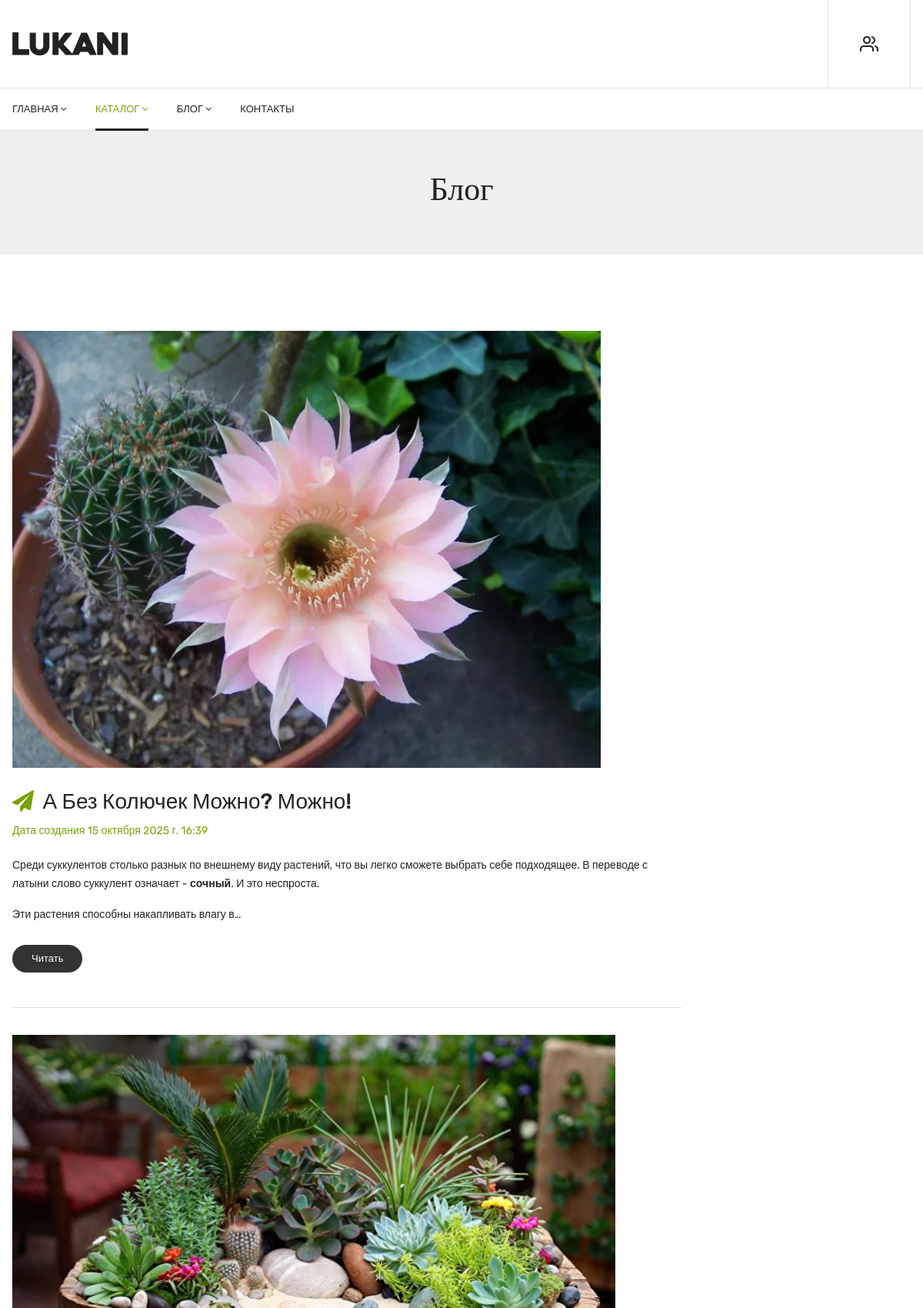
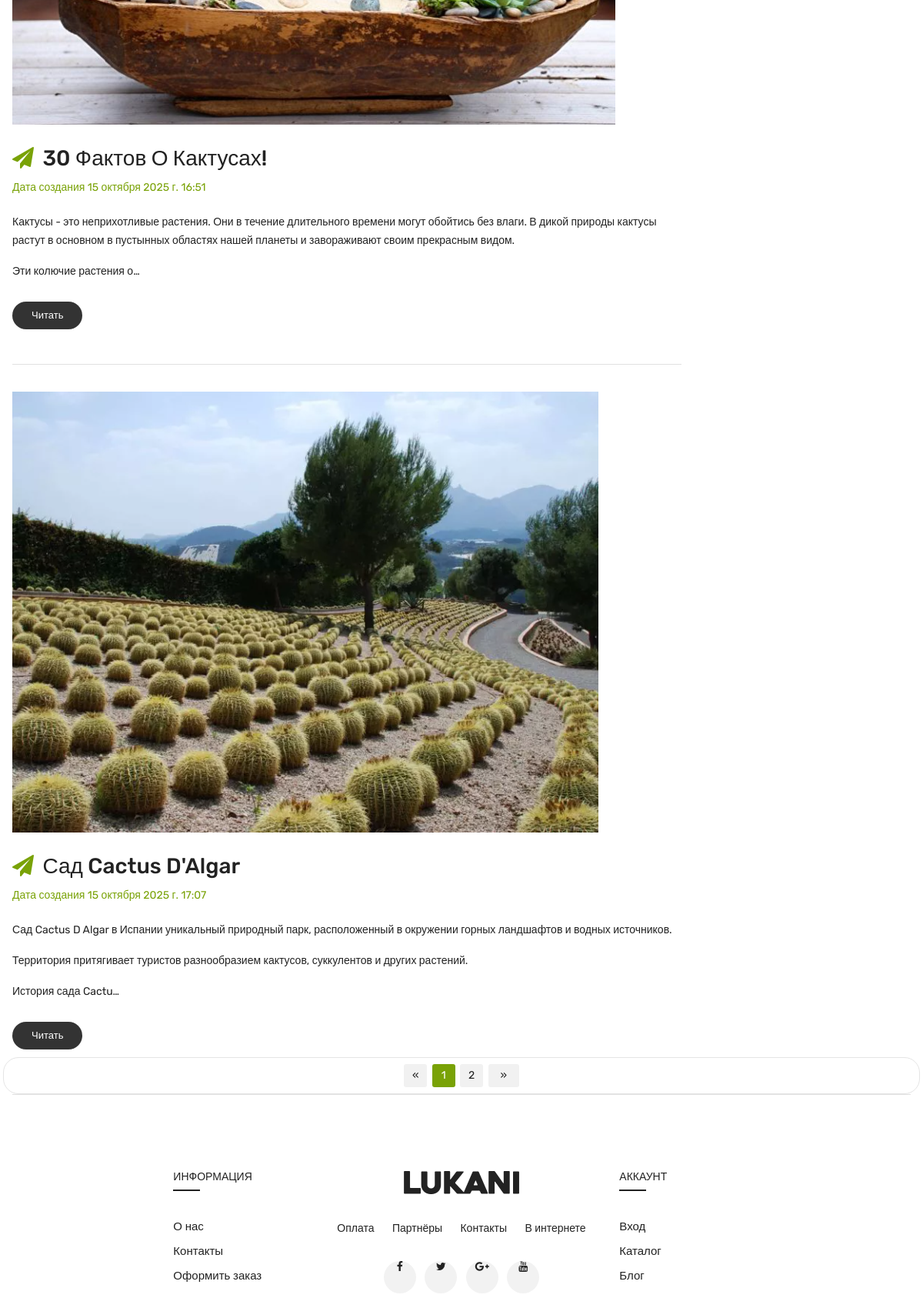
Page /blog/posts/ (upper part) on the committed database (2 pictures, top to bottom).
### blog/models.py (models this page shows, shortened)
class Posts(models.Model):
    title = models.CharField(max_length=100)
    content = models.TextField(null=True,blank=True)
    image = models.ImageField(null=True,blank=True,upload_to='projects/%Y/%m/%d/')
    created = models.DateTimeField(auto_now_add=True)

### blog/views.py (the view)
# urls.py: path('posts/', views.posts, name='menu.posts'),
def posts(request):
    posts = Posts.objects.all()
    page = request.GET.get('page')
    results = 3
    paginator = Paginator(posts, results)
    try:
        posts = paginator.page(page)
    except PageNotAnInteger:
        page = 1
        posts = paginator.page(page)
    except EmptyPage:
        page = paginator.num_pages
        posts = paginator.page(page)
    left_index = int(page) - 3
    if left_index < 1:
        left_index = 1
    right_index = int(page) + 4
    if right_index > paginator.num_pages:
        right_index = paginator.num_pages + 1
    custom_range = range(left_index, right_index)
    context = {'posts':posts, 'custom_range': custom_range, 'paginator': paginator}
    return render(request, 'blog/blog_post.html', context)

### blog/templates/blog/blog_post.html
{% extends 'menu/index.html' %}
{% load static %}
{% block content %}
 {% include 'menu/header_site.html' %}
    <div class="breadcrumbs_area">
        <div class="container">
            <div class="row">
                <div class="col-12">
                    <div class="breadcrumb_content">
                        <h3>Блог</h3>
                    </div>
                </div>
            </div>
        </div>
    </div>
    <div class="blog_page_section blog_fullwidth mt-100">
        <div class="container">
            <div class="row">
                <div class="col-lg-9 col-md-12">
                    <div class="blog_wrapper">
                        {% for post in posts %}
                            <article class="single_blog">
                                <figure>
                                    <div class="blog_thumb">
                                        {% if post.image %}
                                            <a href="{% url 'post_detail' pk=post.pk %}"><img src="{{ post.image.url }}"
                                                                                              alt=""></a>
                                        {% else %}
                                            <img src="{% static 'img/default.jpg' %}" alt="Нет изображения">
                                        {% endif %}
                                    </div>
                                    <figcaption class="blog_content">
                                        <h4 class="post_title">
                                            <a href="{% url 'post_detail' pk=post.pk %}"><i
                                                    class="fa fa-paper-plane"></i>
                                                {{ post.title }}
                                            </a>
                                        </h4>
                                        <div class="blog_meta">
                                            <p><a href="#">Дата создания</a> <a>{{ post.created }}</a></p>
                                        </div>
                                        <p class="post_desc">{{ post.content|safe|truncatechars:250 }}</p>
                                        <footer class="btn_more" style="margin-bottom: 10px;">
                                            <a href="{% url 'post_detail' pk=post.pk %}"> Читать </a>
                                        </footer>
                                    </figcaption>
                                </figure>
                            </article>
                        {% endfor %}
                    </div>
                </div>
            <div class="shop_toolbar t_bottom" style="border-radius:20px">
                        <div class="pagination" >
                            <ul>
                                {% if posts.has_previous %}
                                    <li class="prev">
                                        <a href="?page={{ postss.previous_page_number }}">«</a>
                                    </li>
                                {% else %}
                                    <li class="prev disabled">
                                        <span>«</span>
                                    </li>
                                {% endif %}
                                {% for page_num in custom_range %}
                                    {% if page_num == posts.number %}
                                        <li class="current">{{ page_num }}</li>
                                    {% else %}
                                        <li><a href="?page={{ page_num }}">{{ page_num }}</a></li>
                                    {% endif %}
                                {% endfor %}
                                {% if posts.has_next %}
                                    <li class="next">
                                        <a href="?page={{ posts.next_page_number }}">»</a>
                                    </li>
                                {% else %}
                                    <li class="next disabled">
                                        <span>»</span>
                                    </li>
                                {% endif %}
                            </ul>
                        </div>
                    </div>
{% endblock %}

### rows in the picture
Posts: image (picture), title "А Без Колючек Можно? Можно!", created "15 октября 2025 г. 16:39", content "Среди суккулентов столько разных по внешнему виду растений, что вы легко сможете выбрать себе подходящее. В переводе с латыни слово суккулент означает - сочный . И это неспроста. Эти растения способны накапливать влагу в…"
Posts: image (picture), title "30 Фактов О Кактусах!", created "15 октября 2025 г. 16:51", content "Кактусы - это неприхотливые растения. Они в течение длительного времени могут обойтись без влаги. В дикой природы кактусы растут в основном в пустынных областях нашей планеты и завораживают своим прекрасным видом. Эти колючие растения о…"
Posts: image (picture), title "Сад Cactus D'Algar", created "15 октября 2025 г. 17:07", content "Сад Cactus D Algar в Испании уникальный природный парк, расположенный в окружении горных ландшафтов и водных источников. Территория притягивает туристов разнообразием кактусов, суккулентов и других растений. История сада Cactu…"

### other values in the picture
{{ page_num }} "1"
{{ page_num }} "2"
